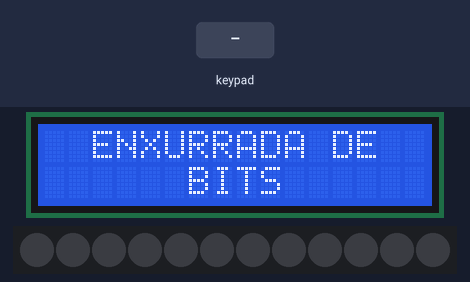
Simulated run of this sketch. Board: Arduino Uno, built with avr-gcc and run on an emulated ATmega328P. Shown: 16×2 character LCD, 12 RGB LEDs in strip order, left to right. Wiring (inferred from the names in the program): 4×4 keypad with keys 1 2 3 A 4 5 6 B 7 8 9 C * 0 # D (labels assumed): rows pin 4, pin 5, pin 6, pin 7; columns pin 10, pin 11, pin 12, pin 13. The test bench sets the inputs (shaded band).

Above: at 1.8 s.
1.9 s: keypad keys 2 5 # pressed 0.4 s apart
At 4.3 s:
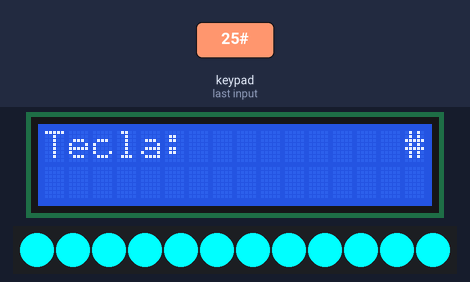
4.6 s: key '1' pressed
At 5.4 s:
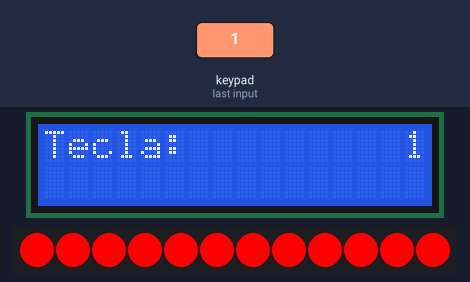
6.2 s: key '3' pressed
At 7.5 s:
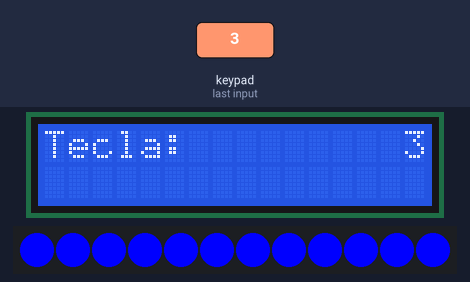
7.8 s: keypad keys 2 5 * pressed 0.4 s apart
At 10.2 s:
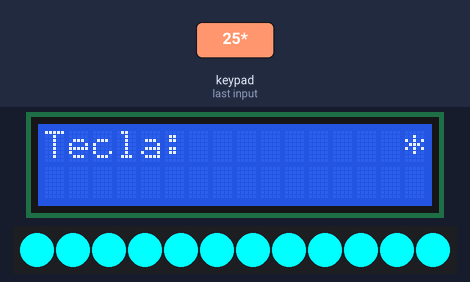
10.5 s: key '4' pressed
At 11.8 s:
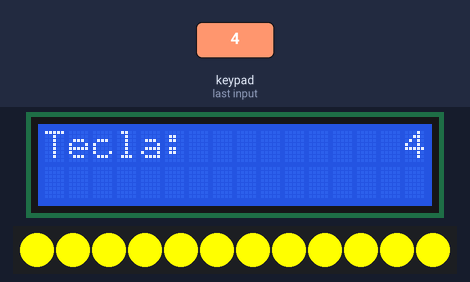
12.1 s: keypad keys 1 2 # pressed 0.4 s apart
At 14.0 s:
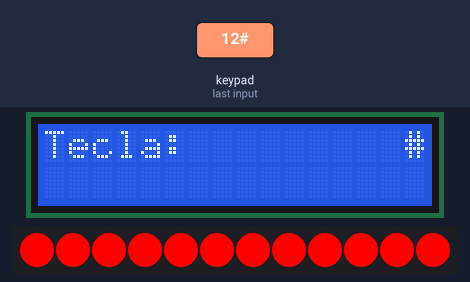

Measured:
- after the input at 1.9 s, the display: first changes at once (image 1 shows a later state)
- after the input at 4.6 s, the display: first changes at once (image 2 shows a later state)
- after the input at 6.2 s, the display: first changes at once (image 3 shows a later state)
- after the input at 7.8 s, the display: first changes at once (image 4 shows a later state)
- after the input at 10.5 s, the display: first changes at once (image 5 shows a later state)
- after the input at 12.1 s, the display: first changes at once (image 6 shows a later state)

The sketch:

fita_de_neopixels_com_teclado_e_display.ino
```cpp
// Projeto: Display LCD e teclado matricial
// Autor: Ronaldo Mendonça Zica

// Link do projeto no tinkercad: https://www.tinkercad.com/things/97dLqBEkCqM

//-------------------------------------------------------------------------------------
// Defines:
//-------------------------------------------------------------------------------------

#define saida1tec 4
#define saida2tec 5
#define saida3tec 6
#define saida4tec 7

#define entrada1tec 10
#define entrada2tec 11
#define entrada3tec 12
#define entrada4tec 13

#define offsetTeclas 3

#define quantidadePixels 12
#define pinoPixels A0

//-------------------------------------------------------------------------------------

//-------------------------------------------------------------------------------------
// Includes:
//-------------------------------------------------------------------------------------

//Carrega a biblioteca LiquidCrystal
#include <LiquidCrystal.h>
#include <Adafruit_NeoPixel.h>

//-------------------------------------------------------------------------------------


//-------------------------------------------------------------------------------------
// Variáveis globais:
//-------------------------------------------------------------------------------------

LiquidCrystal lcd(9, 8, 3, 2, 1, 0);			// Cria o display 16x2 e define seus pinos
Adafruit_NeoPixel pixels = Adafruit_NeoPixel(quantidadePixels, A0, NEO_GRB + NEO_KHZ800);

//-------------------------------------------------------------------------------------
// Criando o tipo de variável "tecla":

typedef enum
{
   um, dois, tres, quatro, cinco, seis, sete, oito, nove, zero, A, B, C, D, asterisco, hashtag
} tecla;

//-------------------------------------------------------------------------------------

//-------------------------------------------------------------------------------------
// Função acendePixels:
// 		Parâmetros: x - linha, y - coluna
//		Tipo da função: Tecla
//		Retorno: TeclaAux
//		Objetivo: Recebe qual linha e qual coluna foram pressionadas e atribui a uma variável do tipo tecla.
//-------------------------------------------------------------------------------------

void acendePixels(int red, int green, int blue)
{
  for(int cont = 0; cont < quantidadePixels; cont ++)
  {
      // pixels.Color takes RGB values, from 0,0,0 up to 255,255,255
      pixels.setPixelColor(cont, pixels.Color(red, green, blue));

      pixels.show();

      delay(50);
    }
}

//-------------------------------------------------------------------------------------
// Função defineTecla:
// 		Parâmetros: x - linha, y - coluna
//		Tipo da função: Tecla
//		Retorno: TeclaAux
//		Objetivo: Recebe qual linha e qual coluna foram pressionadas e atribui a uma variável do tipo tecla.
//-------------------------------------------------------------------------------------

tecla defineTecla(int x, int y);				// Cabeçalho

tecla defineTecla(int x, int y)
{
  tecla TeclaAux;

  if(x == 1)
  {
    if(y == 1)
    	TeclaAux = um;
    else if(y == 2)
    	TeclaAux = dois;
    else if(y == 3)
    	TeclaAux = tres;
    else if(y == 4)
    	TeclaAux = A;
  }

  else if(x == 2)
  {
    if(y == 1)
    	TeclaAux = quatro;
    else if(y == 2)
    	TeclaAux = cinco;
    else if(y == 3)
    	TeclaAux = seis;
    else if(y == 4)
    	TeclaAux = B;
  }

  else if(x == 3)
  {
    if(y == 1)
    	TeclaAux = sete;
    else if(y == 2)
    	TeclaAux = oito;
    else if(y == 3)
    	TeclaAux = nove;
    else if(y == 4)
    	TeclaAux = C;
  }

  else if(x == 4)
  {
    if(y == 1)
    	TeclaAux = asterisco;
    else if(y == 2)
    	TeclaAux = zero;
    else if(y == 3)
    	TeclaAux = hashtag;
    else if(y == 4)
    	TeclaAux = D;
  }

  return TeclaAux;
}

//-------------------------------------------------------------------------------------

//-------------------------------------------------------------------------------------
// Função imprime_linha_coluna:
// 		Parâmetros: x - linha, y - coluna
//		Tipo da função: Void
//		Retorno: Nenhum
//		Objetivo: Recebe qual linha e qual coluna foram pressionadas e imprime no monitor serial a tecla.
//-------------------------------------------------------------------------------------

void imprime_linha_coluna(int x, int y)
{
       lcd.clear();										//Limpa a tela
  	   lcd.setCursor(0, 0);								//Posiciona o cursor na coluna 0, linha 0;
  	   lcd.print("Tecla:");
       lcd.setCursor(15, 0);							//Posiciona o cursor na coluna 15, linha 1;

  	   tecla Tecla = defineTecla(x, y);

  	   switch(Tecla)
       {
         case zero:
         	lcd.print("0");
         	acendePixels(0,0,0);
         	break;
         case um:
         	lcd.print("1");
         	acendePixels(255,0,0);
         	break;
         case dois:
         	lcd.print("2");
         	acendePixels(0,255,0);
         	break;
         case tres:
         	lcd.print("3");
         	acendePixels(0,0,255);
         	break;
         case quatro:
         	lcd.print("4");
         	acendePixels(255,255,0);
         	break;
         case cinco:
         	lcd.print("5");
         	acendePixels(0,255,255);
         	break;
         case seis:
         	lcd.print("6");
         	acendePixels(255,0,255);
         	break;
         case sete:
         	lcd.print("7");
         	acendePixels(128,128,128);
         	break;
         case oito:
         	lcd.print("8");
         	acendePixels(0,128,255);
         	break;
         case nove:
         	lcd.print("9");
         	acendePixels(200,200,200);
         	break;
         case asterisco:
         	lcd.print("*");
         	break;
         case hashtag:
         	lcd.print("#");
         	break;
         case A:
         	lcd.print("A");
         	break;
         case B:
         	lcd.print("B");
         	break;
         case C:
         	lcd.print("C");
         	break;
         case D:
         	lcd.print("D");
         	break;
       }

       delay(10);
}

//-------------------------------------------------------------------------------------
// Função setup:
// 		Parâmetros: Nenhum
//		Tipo da função: Void
//		Retorno: Nenhum
//		Objetivo: Configura os pinos do arduino e a comunicação serial.
//-------------------------------------------------------------------------------------

void setup()
{
  //Pinos ligados aos pinos 1, 2, 3 e 4 do teclado - Linhas
  pinMode(saida1tec, OUTPUT);
  pinMode(saida2tec, OUTPUT);
  pinMode(saida3tec, OUTPUT);
  pinMode(saida4tec, OUTPUT);

  //Pinos ligados aos pinos 5, 6, 7 e 8 do teclado - Colunas
  pinMode(entrada1tec, INPUT);
  pinMode(entrada2tec, INPUT);
  pinMode(entrada3tec, INPUT);
  pinMode(entrada4tec, INPUT);

  //Define o número de colunas e linhas do LCD
  lcd.begin(16, 2);
  lcd.clear();
  //Posiciona o cursor na coluna 3, linha 0;
  lcd.setCursor(1, 0);
  //Envia o texto entre aspas para o LCD
  lcd.print(" ENXURRADA DE ");
  lcd.setCursor(1, 1);
  lcd.print("     BITS    ");

  pixels.begin();
  acendePixels(0,0,0);
}

//-------------------------------------------------------------------------------------

//-------------------------------------------------------------------------------------
// Função loop:
// 		Parâmetros: Nenhum
//		Tipo da função: Void
//		Retorno: Nenhum
//		Objetivo: Executa infinitamente essa função para continuar verificando se algum botão foi pressionado.
//-------------------------------------------------------------------------------------

void loop()
{
  	int contador;

    for (int contador = saida1tec; contador <= saida4tec; contador ++)
    {
      //Alterna o estado dos pinos das linhas
      digitalWrite(saida1tec, LOW);
      digitalWrite(saida2tec, LOW);
      digitalWrite(saida3tec, LOW);
      digitalWrite(saida4tec, LOW);
      digitalWrite(contador, HIGH);

      //Verifica se alguma tecla da coluna 1 foi pressionada
      if (digitalRead(entrada1tec) == HIGH)
      {
        imprime_linha_coluna(contador - offsetTeclas, 1);
        while(digitalRead(entrada1tec) == HIGH){}
      }

      //Verifica se alguma tecla da coluna 2 foi pressionada
      if (digitalRead(entrada2tec) == HIGH)
      {
        imprime_linha_coluna(contador - offsetTeclas, 2);
        while(digitalRead(entrada2tec) == HIGH){}
      }

      //Verifica se alguma tecla da coluna 3 foi pressionada
      if (digitalRead(entrada3tec) == HIGH)
      {
        imprime_linha_coluna(contador - offsetTeclas, 3);
        while(digitalRead(entrada3tec) == HIGH){}
      }

      //Verifica se alguma tecla da coluna 4 foi pressionada
      if (digitalRead(entrada4tec) == HIGH)
      {
        imprime_linha_coluna(contador - offsetTeclas, 4);
        while(digitalRead(entrada4tec) == HIGH){}
      }
   	}

   delay(5);
}

//-------------------------------------------------------------------------------------
/*
	Referências bibliográficas:

	ADILSON THOMSEN. Controlando um LCD 16x2 com Arduino - FilipeFlop. FilipeFlop. Disponível em: <https://www.filipeflop.com/blog/controlando-um-lcd-16x2-com-arduino/>. Acesso em: 25 Apr. 2021.

	ADILSON THOMSEN. Como usar o Teclado Matricial 4×4 com Arduino. FilipeFlop. Disponível em: <https://www.filipeflop.com/blog/teclado-matricial-4x4-arduino/>. Acesso em: 25 Apr. 2021.

*/
```
